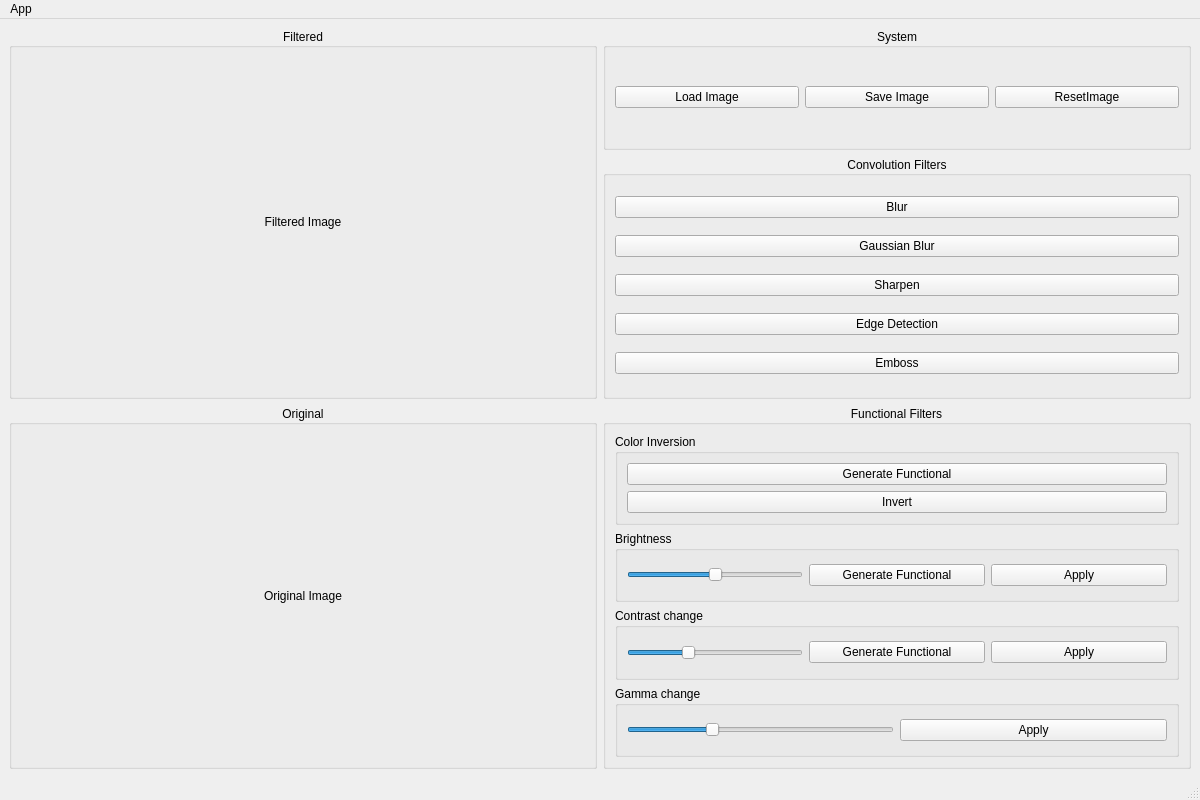
<?xml version="1.0" encoding="UTF-8"?>
<ui version="4.0">
 <class>MainWindow</class>
 <widget class="QMainWindow" name="MainWindow">
  <property name="geometry">
   <rect>
    <x>0</x>
    <y>0</y>
    <width>1200</width>
    <height>800</height>
   </rect>
  </property>
  <property name="windowTitle">
   <string>MainWindow</string>
  </property>
  <widget class="QWidget" name="centralwidget">
   <layout class="QGridLayout" name="gridLayout">
    <item row="1" column="1">
     <widget class="QGroupBox" name="groupBox_3">
      <property name="title">
       <string>System</string>
      </property>
      <property name="alignment">
       <set>Qt::AlignmentFlag::AlignCenter</set>
      </property>
      <layout class="QGridLayout" name="gridLayout_2">
       <item row="0" column="0">
        <widget class="QPushButton" name="btnLoad">
         <property name="text">
          <string>Load Image</string>
         </property>
        </widget>
       </item>
       <item row="0" column="1">
        <widget class="QPushButton" name="btnSave">
         <property name="text">
          <string>Save Image</string>
         </property>
        </widget>
       </item>
       <item row="0" column="2">
        <widget class="QPushButton" name="btnReset">
         <property name="text">
          <string>ResetImage</string>
         </property>
        </widget>
       </item>
      </layout>
     </widget>
    </item>
    <item row="2" column="1" rowspan="2">
     <widget class="QGroupBox" name="groupBox_2">
      <property name="title">
       <string>Convolution Filters</string>
      </property>
      <property name="alignment">
       <set>Qt::AlignmentFlag::AlignCenter</set>
      </property>
      <layout class="QGridLayout" name="gridLayout_4">
       <item row="0" column="0">
        <widget class="QPushButton" name="btnBlur">
         <property name="text">
          <string>Blur</string>
         </property>
        </widget>
       </item>
       <item row="1" column="0">
        <widget class="QPushButton" name="btnGauss">
         <property name="text">
          <string>Gaussian Blur</string>
         </property>
        </widget>
       </item>
       <item row="3" column="0">
        <widget class="QPushButton" name="btnEdge">
         <property name="text">
          <string>Edge Detection</string>
         </property>
        </widget>
       </item>
       <item row="4" column="0">
        <widget class="QPushButton" name="btnEmboss">
         <property name="text">
          <string>Emboss</string>
         </property>
        </widget>
       </item>
       <item row="2" column="0">
        <widget class="QPushButton" name="btnSharpen">
         <property name="text">
          <string>Sharpen</string>
         </property>
        </widget>
       </item>
      </layout>
     </widget>
    </item>
    <item row="4" column="1" rowspan="3">
     <widget class="QGroupBox" name="groupBox">
      <property name="title">
       <string>Functional Filters</string>
      </property>
      <property name="alignment">
       <set>Qt::AlignmentFlag::AlignCenter</set>
      </property>
      <layout class="QGridLayout" name="gridLayout_3">
       <item row="3" column="0">
        <widget class="QGroupBox" name="groupBoxBrightness">
         <property name="sizePolicy">
          <sizepolicy hsizetype="Minimum" vsizetype="Minimum">
           <horstretch>0</horstretch>
           <verstretch>0</verstretch>
          </sizepolicy>
         </property>
         <property name="title">
          <string>Brightness</string>
         </property>
         <layout class="QGridLayout" name="gridLayout_5">
          <item row="0" column="0">
           <widget class="QSlider" name="sliderBrightness">
            <property name="sizePolicy">
             <sizepolicy hsizetype="Minimum" vsizetype="Fixed">
              <horstretch>0</horstretch>
              <verstretch>0</verstretch>
             </sizepolicy>
            </property>
            <property name="minimum">
             <number>-100</number>
            </property>
            <property name="maximum">
             <number>100</number>
            </property>
            <property name="orientation">
             <enum>Qt::Orientation::Horizontal</enum>
            </property>
            <property name="invertedAppearance">
             <bool>false</bool>
            </property>
           </widget>
          </item>
          <item row="0" column="1">
           <widget class="QPushButton" name="btnGenerateBrightness">
            <property name="text">
             <string>Generate Functional</string>
            </property>
           </widget>
          </item>
          <item row="0" column="2">
           <widget class="QPushButton" name="btnBrightness">
            <property name="text">
             <string>Apply</string>
            </property>
           </widget>
          </item>
         </layout>
        </widget>
       </item>
       <item row="5" column="0">
        <widget class="QGroupBox" name="groupBox_9">
         <property name="title">
          <string>Gamma change</string>
         </property>
         <layout class="QHBoxLayout" name="horizontalLayout_4">
          <item>
           <widget class="QSlider" name="sliderGamma">
            <property name="sizePolicy">
             <sizepolicy hsizetype="Minimum" vsizetype="Fixed">
              <horstretch>0</horstretch>
              <verstretch>0</verstretch>
             </sizepolicy>
            </property>
            <property name="minimum">
             <number>10</number>
            </property>
            <property name="maximum">
             <number>300</number>
            </property>
            <property name="value">
             <number>100</number>
            </property>
            <property name="orientation">
             <enum>Qt::Orientation::Horizontal</enum>
            </property>
           </widget>
          </item>
          <item>
           <widget class="QPushButton" name="btnGamma">
            <property name="text">
             <string>Apply</string>
            </property>
           </widget>
          </item>
         </layout>
        </widget>
       </item>
       <item row="4" column="0">
        <widget class="QGroupBox" name="groupBox_8">
         <property name="title">
          <string>Contrast change</string>
         </property>
         <layout class="QHBoxLayout" name="horizontalLayout_3">
          <item>
           <widget class="QSlider" name="sliderContrast">
            <property name="sizePolicy">
             <sizepolicy hsizetype="Minimum" vsizetype="Fixed">
              <horstretch>0</horstretch>
              <verstretch>0</verstretch>
             </sizepolicy>
            </property>
            <property name="minimum">
             <number>50</number>
            </property>
            <property name="maximum">
             <number>200</number>
            </property>
            <property name="value">
             <number>100</number>
            </property>
            <property name="orientation">
             <enum>Qt::Orientation::Horizontal</enum>
            </property>
           </widget>
          </item>
          <item>
           <widget class="QPushButton" name="btnGenerateContrast">
            <property name="text">
             <string>Generate Functional</string>
            </property>
           </widget>
          </item>
          <item>
           <widget class="QPushButton" name="btnContrast">
            <property name="text">
             <string>Apply</string>
            </property>
           </widget>
          </item>
         </layout>
        </widget>
       </item>
       <item row="0" column="0">
        <widget class="QGroupBox" name="groupBox_7">
         <property name="title">
          <string>Color Inversion</string>
         </property>
         <layout class="QVBoxLayout" name="verticalLayout_2">
          <item>
           <widget class="QPushButton" name="btnGenerateInvert">
            <property name="text">
             <string>Generate Functional</string>
            </property>
           </widget>
          </item>
          <item>
           <widget class="QPushButton" name="btnInvert">
            <property name="text">
             <string>Invert</string>
            </property>
           </widget>
          </item>
         </layout>
        </widget>
       </item>
      </layout>
     </widget>
    </item>
    <item row="4" column="0" rowspan="3">
     <widget class="QGroupBox" name="groupBox_5">
      <property name="title">
       <string>Original</string>
      </property>
      <property name="alignment">
       <set>Qt::AlignmentFlag::AlignCenter</set>
      </property>
      <layout class="QHBoxLayout" name="horizontalLayout_2">
       <item>
        <widget class="QLabel" name="labelOriginal">
         <property name="sizePolicy">
          <sizepolicy hsizetype="Ignored" vsizetype="Ignored">
           <horstretch>0</horstretch>
           <verstretch>0</verstretch>
          </sizepolicy>
         </property>
         <property name="text">
          <string>Original Image</string>
         </property>
         <property name="scaledContents">
          <bool>false</bool>
         </property>
         <property name="alignment">
          <set>Qt::AlignmentFlag::AlignCenter</set>
         </property>
        </widget>
       </item>
      </layout>
     </widget>
    </item>
    <item row="1" column="0" rowspan="3">
     <widget class="QGroupBox" name="groupBox_4">
      <property name="title">
       <string>Filtered</string>
      </property>
      <property name="alignment">
       <set>Qt::AlignmentFlag::AlignCenter</set>
      </property>
      <layout class="QHBoxLayout" name="horizontalLayout">
       <item>
        <widget class="QLabel" name="labelFiltered">
         <property name="sizePolicy">
          <sizepolicy hsizetype="Ignored" vsizetype="Ignored">
           <horstretch>0</horstretch>
           <verstretch>0</verstretch>
          </sizepolicy>
         </property>
         <property name="text">
          <string>Filtered Image</string>
         </property>
         <property name="scaledContents">
          <bool>false</bool>
         </property>
         <property name="alignment">
          <set>Qt::AlignmentFlag::AlignCenter</set>
         </property>
        </widget>
       </item>
      </layout>
     </widget>
    </item>
   </layout>
  </widget>
  <widget class="QMenuBar" name="menubar">
   <property name="geometry">
    <rect>
     <x>0</x>
     <y>0</y>
     <width>1200</width>
     <height>23</height>
    </rect>
   </property>
   <widget class="QMenu" name="menuImage_Filtering_App">
    <property name="title">
     <string>App</string>
    </property>
    <addaction name="actionClose"/>
    <addaction name="actionLoad_Image"/>
   </widget>
   <addaction name="menuImage_Filtering_App"/>
  </widget>
  <widget class="QStatusBar" name="statusbar"/>
  <action name="actionClose">
   <property name="icon">
    <iconset theme="QIcon::ThemeIcon::GoHome"/>
   </property>
   <property name="text">
    <string>Close</string>
   </property>
  </action>
  <action name="actionLoad_Image">
   <property name="icon">
    <iconset theme="QIcon::ThemeIcon::Computer"/>
   </property>
   <property name="text">
    <string>Load Image</string>
   </property>
  </action>
 </widget>
 <resources/>
 <connections/>
</ui>
